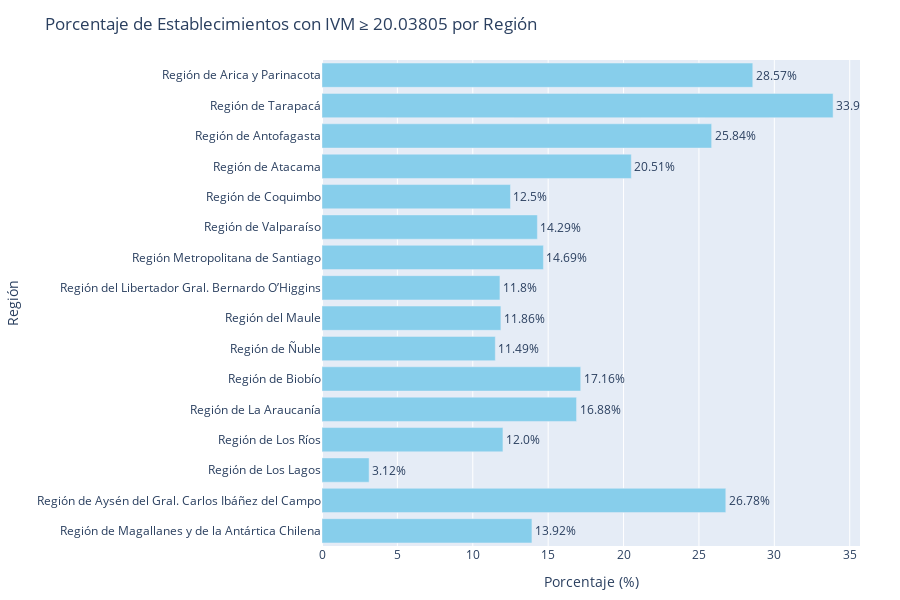

The code cell stored with this chart in its notebook:
### Code cell
df_ivm = plots.preparar_dataset_ivm(data['set_abcde'], plots.regiones_dict, plots.index_order)
plots.plotly_ivm_por_region(df_ivm)

### Figure 1 — Plotly figure (JSON) as saved in the notebook; plotly's stock layout.template omitted (floating-point values rounded to 4 significant figures)
{"data": [{"hovertemplate": "Porcentaje (%)=%{x}<br>Región=%{y}<br>text=%{text}<extra></extra>", "legendgroup": "", "marker": {"color": "skyblue", "pattern": {"shape": ""}}, "name": "", "orientation": "h", "showlegend": false, "text": ["28.57%", "33.9%", "25.84%", "20.51%", "12.5%", "14.29%", "14.69%", "11.8%", "11.86%", "11.49%", "17.16%", "16.88%", "12.0%", "3.12%", "26.78%", "13.92%"], "textposition": "outside", "type": "bar", "x": [28.57, 33.9, 25.84, 20.51, 12.5, 14.29, 14.69, 11.8, 11.86, 11.49, 17.16, 16.88, 12.0, 3.125, 26.78, 13.92], "xaxis": "x", "y": ["Región de Arica y Parinacota", "Región de Tarapacá", "Región de Antofagasta", "Región de Atacama", "Región de Coquimbo", "Región de Valparaíso", "Región Metropolitana de Santiago", "Región del Libertador Gral. Bernardo O’Higgins", "Región del Maule", "Región de Ñuble", "Región de Biobío", "Región de La Araucanía", "Región de Los Ríos", "Región de Los Lagos", "Región de Aysén del Gral. Carlos Ibáñez del Campo", "Región de Magallanes y de la Antártica Chilena"], "yaxis": "y"}], "layout": {"barmode": "relative", "height": 600, "legend": {"tracegroupgap": 0}, "margin": {"b": 40, "l": 80, "r": 40, "t": 60}, "title": {"text": "Porcentaje de Establecimientos con IVM ≥ 20.03805 por Región"}, "xaxis": {"anchor": "y", "domain": [0, 1], "title": {"text": "Porcentaje (%)"}}, "yaxis": {"anchor": "x", "categoryarray": ["Región de Magallanes y de la Antártica Chilena", "Región de Aysén del Gral. Carlos Ibáñez del Campo", "Región de Los Lagos", "Región de Los Ríos", "Región de La Araucanía", "Región de Biobío", "Región de Ñuble", "Región del Maule", "Región del Libertador Gral. Bernardo O’Higgins", "Región Metropolitana de Santiago", "Región de Valparaíso", "Región de Coquimbo", "Región de Atacama", "Región de Antofagasta", "Región de Tarapacá", "Región de Arica y Parinacota"], "categoryorder": "array", "domain": [0, 1], "title": {"text": "Región"}}}}
